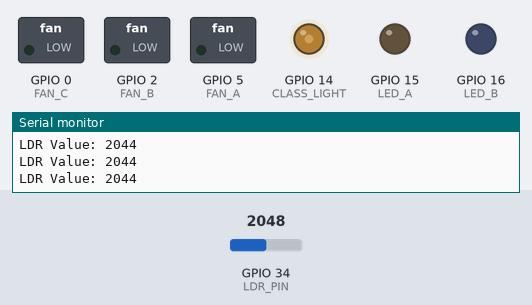
A sketch run on a simulated ESP32. Parts: switched loads named in the sketch (green lamp = pin HIGH), output pins drawn as LEDs (lit = HIGH), the last lines printed to the serial monitor. The test bench sets the inputs (shaded band); at power-on: GPIO 34 (LDR_PIN) = 2048. WiFi joins after 1.5 s; servers stay silent unless stated.

Above: at 2.7 s.
2.8 s: GPIO 34 (LDR_PIN) set to 2866
At 4.2 s:
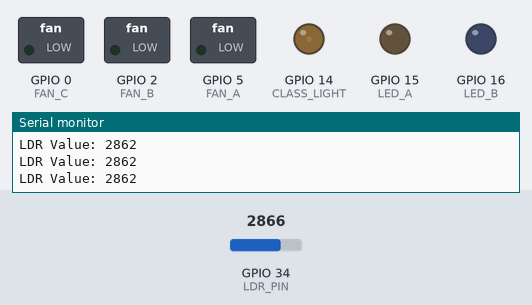
4.7 s: GPIO 34 (LDR_PIN) set to 1228
At 6.1 s:
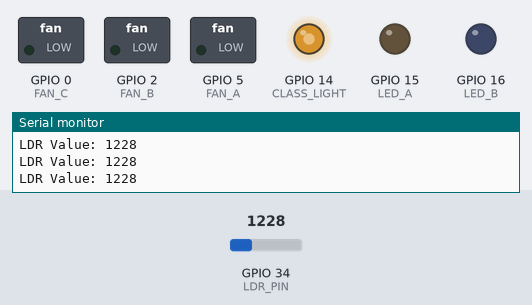
Timing chart, 0 to 7.7 s (numbered marks = the images above; inputs shaded):
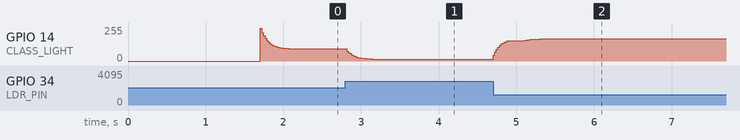

The sketch:

esp32.ino
```cpp
#include <WiFi.h>

const char* ssid = "Glad's";
const char* password = "gdx1234.";
const char* host = "10.226.146.186";   // Python server IP
const int port = 5000;

#define FAN_A 5
#define FAN_B 2
#define FAN_C 0
#define LED_A 15
#define LED_B 16
#define CLASS_LIGHT 14
#define LDR_PIN 34

// PWM settings
const int freq = 5000;
const int res = 8;

WiFiClient client;

// LDR smoothing
int smoothLDR = 0;

void setup() {

  Serial.begin(115200);

  // PWM setup
  ledcAttach(FAN_A, freq, res);
  ledcAttach(FAN_B, freq, res);
  ledcAttach(FAN_C, freq, res);

  ledcAttach(LED_A, freq, res);
  ledcAttach(LED_B, freq, res);

  ledcAttach(CLASS_LIGHT, freq, res);

  // Connect WiFi
  WiFi.begin(ssid, password);

  Serial.print("Connecting WiFi");

  while (WiFi.status() != WL_CONNECTED) {
    delay(500);
    Serial.print(".");
  }

  Serial.println("\nWiFi Connected!");
}

void loop() {

  if (!client.connected()) {

    Serial.println("Connecting to Python Server...");

    if (client.connect(host, port)) {
      Serial.println("Connected to Python Server!");
    }
    else {
      delay(2000);
      return;
    }
  }

  if (client.available()) {

    String data = client.readStringUntil('\n');
    data.trim();

    int c1 = data.indexOf(',');
    int c2 = data.indexOf(',', c1 + 1);
    int c3 = data.indexOf(',', c2 + 1);
    int c4 = data.indexOf(',', c3 + 1);

    if (c1 != -1 && c4 != -1) {

      int fanA = data.substring(0, c1).toInt();
      int fanB = data.substring(c1 + 1, c2).toInt();
      int fanC = data.substring(c2 + 1, c3).toInt();
      int ledA = data.substring(c3 + 1, c4).toInt();
      int ledB = data.substring(c4 + 1).toInt();

      // Fan speed
      ledcWrite(FAN_A, fanA);
      ledcWrite(FAN_B, fanB);
      ledcWrite(FAN_C, fanC);

      // LED ON / OFF
      ledcWrite(LED_A, ledA ? 255 : 0);
      ledcWrite(LED_B, ledB ? 255 : 0);

      Serial.printf("FanA:%d FanB:%d FanC:%d LEDA:%d LEDB:%d\n",
                    fanA, fanB, fanC, ledA, ledB);
    }
  }


  int ldrValue = analogRead(LDR_PIN);

  // smoothing filter
  smoothLDR = (smoothLDR * 4 + ldrValue) / 5;

  Serial.print("LDR Value: ");
  Serial.println(smoothLDR);

  // better brightness mapping
  int brightness = map(smoothLDR, 300, 3000, 255, 0);
  brightness = constrain(brightness, 0, 255);

  ledcWrite(CLASS_LIGHT, brightness);

  delay(20);
}
```

Measured:
- after the input at 2.8 s, GPIO 14 (CLASS_LIGHT): moves from 91/255 to 14/255 over 0.37 s, starting at once
- after the input at 4.7 s, GPIO 14 (CLASS_LIGHT): moves from 14/255 to 167/255 over 0.71 s, starting at once
